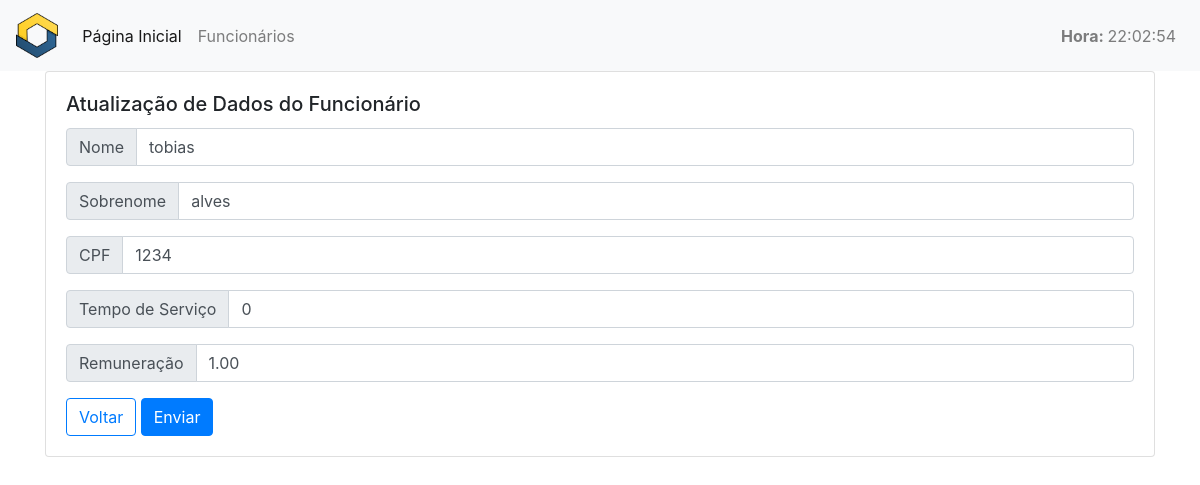
Before: /funcionario/4 with the older database file.
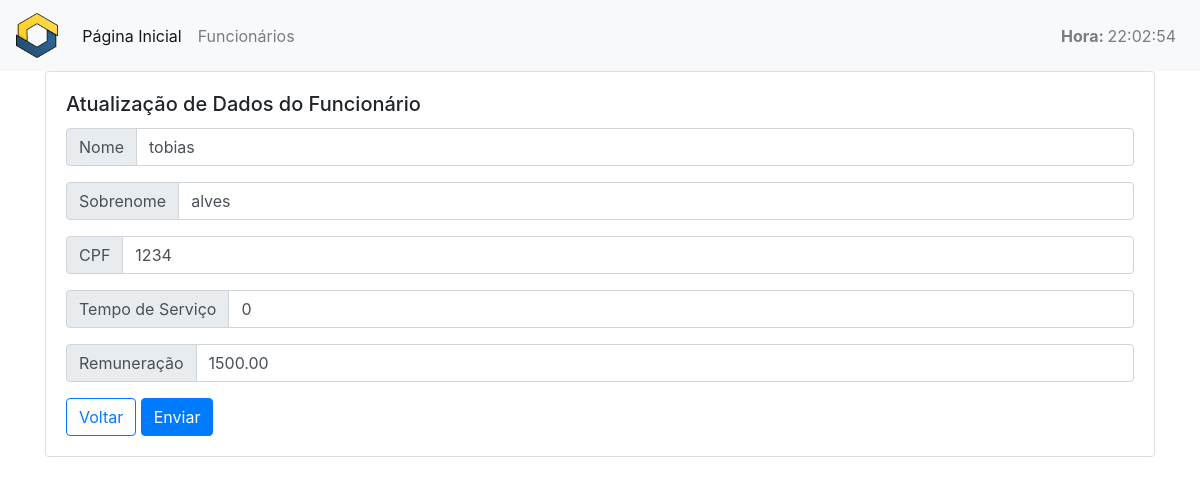
After: the same page with the newer database file.
### helloworld/models.py (models this page shows, shortened)
class Funcionario(models.Model):
    nome = models.CharField(
        max_length=255,
        null=False,
        blank=False
    )
    sobrenome = models.CharField(
        max_length=255,
        null=False,
        blank=False
    )
    cpf = models.CharField(
        max_length=14,
        null=False,
        blank=False
    )
    tempo_de_servico = models.IntegerField(
        default=0,
        null=False,
        blank=False
    )
    remuneracao = models.DecimalField(
        max_digits=8,
        decimal_places=2,
        null=False,
        blank=False
    )
    objetos = models.Manager()

### website/views.py (the view)
# urls.py: path('funcionario/<pk>', FuncionarioUpdateView.as_view(), name='atualiza_funcionario'),
class FuncionarioUpdateView(UpdateView):
    template_name = 'website/atualiza.html'
    model = Funcionario
    fields = '__all__'
    context_object_name = 'funcionario'
    success_url = reverse_lazy("website:lista_funcionario")

### website/templatetags/tempo_atual.py (called while the page is built)
@register.simple_tag
def tempo_atual():
    return datetime.datetime.now().strftime('%H:%M:%S')

### website/templates/website/atualiza.html (shortened to what this page needs)
{% extends "website/_layouts/base.html" %}
{% load widget_tweaks %}
{% block conteudo %}
<div class="container">
  <div class="row">
    <div class="col-lg-12 col-md-12 col-sm-12 col-xs-12">
      <div class="card">
        <div class="card-body">
          <h5 class="card-title">Atualização de Dados do Funcionário</h5>
          <form method="post">
            <div class="input-group mb-3">
              <div class="input-group-prepend">
                <span class="input-group-text">Nome</span>
              </div>
              {% render_field form.nome class+="form-control" %}
            </div>
            <div class="input-group mb-3">
              <div class="input-group-prepend">
                <span class="input-group-text">Sobrenome</span>
              </div>
              {% render_field form.sobrenome class+="form-control" %}
            </div>
            <div class="input-group mb-3">
              <div class="input-group-prepend">
                <span class="input-group-text">CPF</span>
              </div>
              {% render_field form.cpf class+="form-control" %}
            </div>
            <div class="input-group mb-3">
              <div class="input-group-prepend">
                <span class="input-group-text">Tempo de Serviço</span>
              </div>
              {% render_field form.tempo_de_servico class+="form-control" %}
            </div>
            <div class="input-group mb-3">
              <div class="input-group-prepend">
                <span class="input-group-text">Remuneração</span>
              </div>
              {% render_field form.remuneracao class+="form-control" %}
            </div>
            <a href="{% url 'website:lista_funcionario' %}" class="btn btn-outline-primary">Voltar</a>
            <button class="btn btn-primary">Enviar</button>
          </form>
        </div>
      </div>
    </div>
  </div>
</div>
{% endblock %}

### website/templates/website/_layouts/base.html (shortened to what this page needs)
<!DOCTYPE html>
<html>
  {% load static %}
  <head>
    <link rel="stylesheet" href="{% static 'website/css/bootstrap.min.css' %}">
      {% load tempo_atual %}
  </head>
  <body>
    <nav class="navbar navbar-expand-lg navbar-light bg-light">
        <a class="navbar-brand" href="{% url 'website:index' %}">
          <img src="{% static 'website/img/favicon.png' %}" height='45px'>
        </a>
        <div class="collapse navbar-collapse" id="conteudo-navbar">
            <ul class="navbar-nav mr-auto">
                <li class="nav-item active">
                    <a class="nav-link" href="{% url 'website:index' %}">
                      Página Inicial
                    </a>
                </li>
                <li class="nav-item">
                    <a class="nav-link" href="{% url 'website:lista_funcionario' %}">
                      Funcionários
                    </a>
                </li>
            </ul>
            <ul class="navbar-nav float-right">
              <li class="nav-item">
                  <a class="nav-link" href="#">
                    <b>Hora: </b>{% tempo_atual %}
                  </a>
              </li>
          </ul>
        </div>
    </nav>
    {% block conteudo %}{% endblock %}
  </body>
</html>

Changed rows visible on the page:
changed Funcionario "tobias": remuneracao "1.00" → "1500.00"
